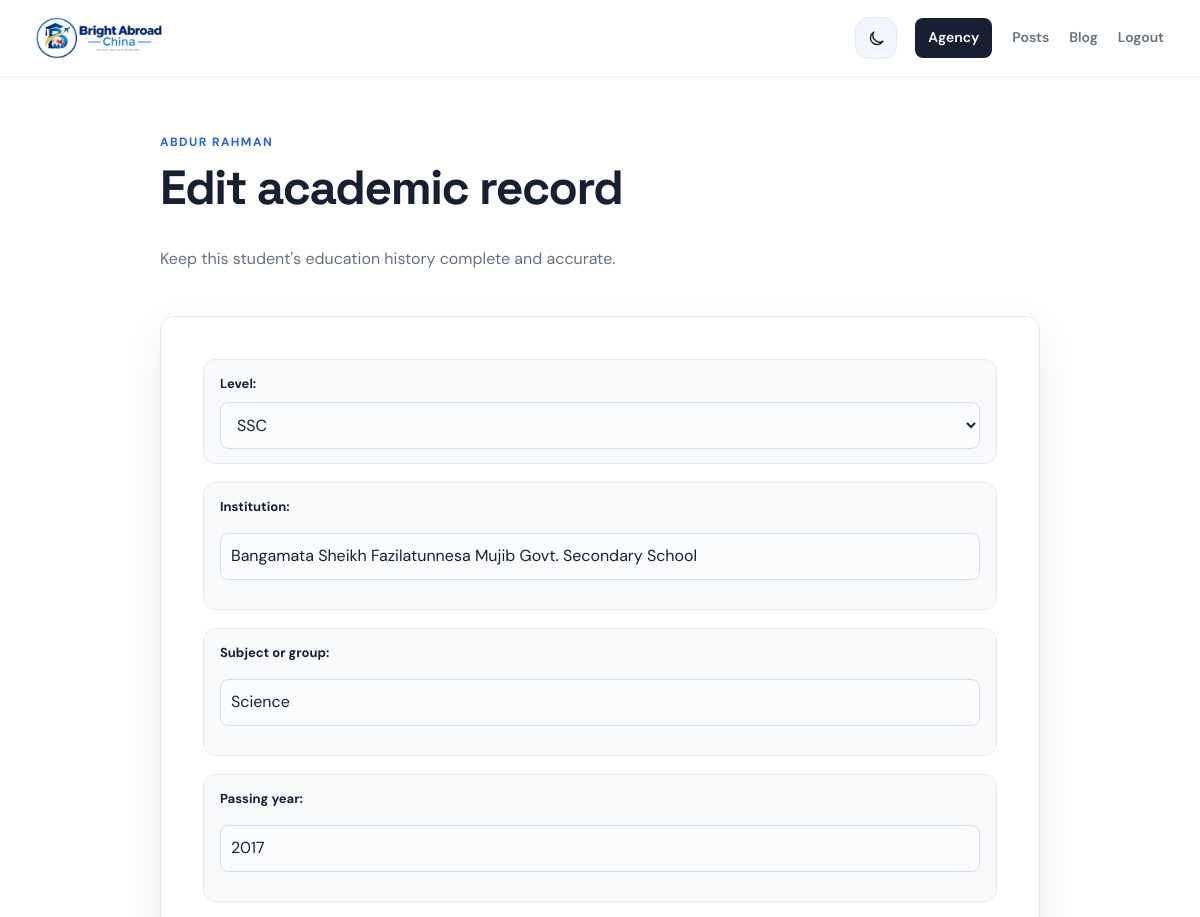
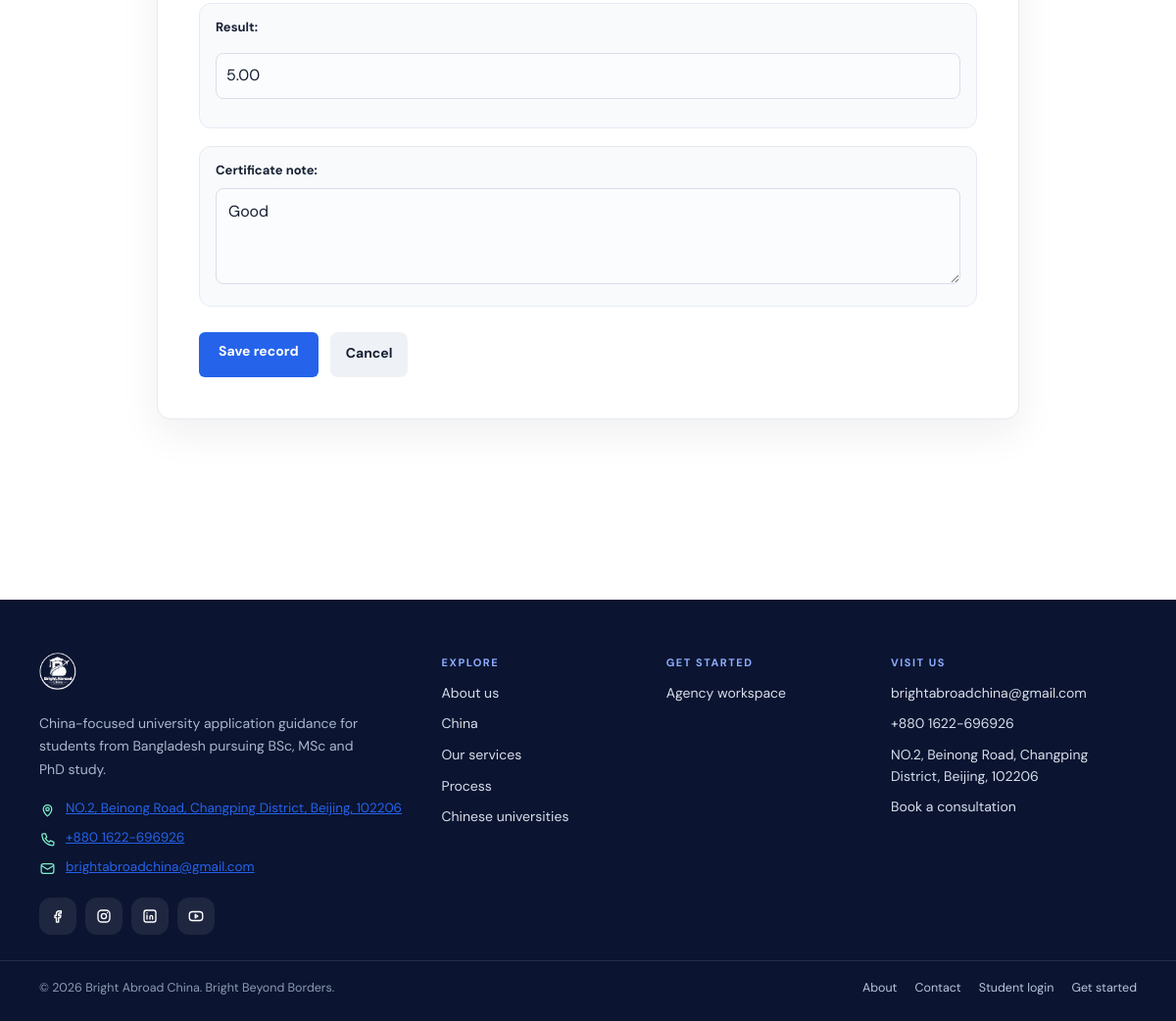
The app's page /students/agency/academic/1/edit/ (signed in) with its own data (2 pictures, top to bottom).
### students/models.py (models this page shows, shortened)
class StudentProfile(models.Model):
    GENDER_CHOICES = (
        ("male", "Male"),
        ("female", "Female"),
        ("other", "Other"),
    )
    user = models.OneToOneField(
        settings.AUTH_USER_MODEL,
        on_delete=models.CASCADE,
        related_name="student_profile"
    )
    full_name = models.CharField(
        max_length=150,
        blank=True
    )
    date_of_birth = models.DateField(
        null=True,
        blank=True
    )
    gender = models.CharField(
        max_length=20,
        choices=GENDER_CHOICES,
        blank=True
    )
    passport_number = models.CharField(
        max_length=50,
        blank=True
    )
    passport_expiry = models.DateField(
        null=True,
        blank=True
    )
    address = models.TextField(
        blank=True
    )
    city = models.CharField(
        max_length=100,
        blank=True
    )
    drive_link = models.URLField(
        blank=True
    )
    country = models.CharField(
        max_length=100,
        default="Bangladesh"
    )
    STATUS_CHOICES = (
        ("registered", "Profile Registered"),
        ("verification", "Profile Verification & File Preparation"),
        ("documents", "Document Collection & Review"),
        ("professor_outreach", "Professor Outreach & Acceptance Process (For Master's/Research Programs)"),
        ("application", "University Application In Progress"),
        ("interview", "Interview Preparation / Interview Scheduled"),
        ("offer", "Admission Offer & Official Documents Received"),
        ("visa_processing", "Visa Application Processing"),
        ("visa_approved", "Visa Approved"),
        ("pre_departure", "Pre-Departure Preparation & Ready to Fly"),
    )
    STATUS_PROGRESS = {
        "registered": 5,
        "verification": 20,
        "documents": 30,
        "professor_outreach": 30,
        "application": 40,
        "interview": 50,
        "offer": 90,
        "visa_processing": 95,
        "visa_approved": 100,
        "pre_departure": 100,
    }
    current_status = models.CharField(
        max_length=30,
        choices=STATUS_CHOICES,
        default="registered"
    )
    progress = models.PositiveIntegerField(
        default=0
    )
    next_step = models.CharField(
        max_length=255,
        blank=True
    )
    destination_country = models.CharField(
        max_length=100,
        blank=True
    )
    university = models.CharField(
        max_length=200,
        blank=True
    )
    course = models.CharField(
        max_length=200,
        blank=True
    )
    intake = models.CharField(
        max_length=100,
        blank=True
    )
    emergency_contact_name = models.CharField(
        max_length=150,
        blank=True
    )
    emergency_contact_phone = models.CharField(
        max_length=30,
        blank=True
    )
    emergency_contact_relation = models.CharField(
        max_length=100,
        blank=True
    )
    created_at = models.DateTimeField(
        auto_now_add=True
    )
    updated_at = models.DateTimeField(
        auto_now=True
    )

class AcademicRecord(models.Model):
    LEVEL_CHOICES = (
        ("ssc", "SSC"),
        ("hsc", "HSC"),
        ("diploma", "Diploma"),
        ("bachelor", "Bachelor"),
        ("master", "Master"),
        ("other", "Other"),
    )
    student = models.ForeignKey(
        StudentProfile,
        on_delete=models.CASCADE,
        related_name="academic_records"
    )
    level = models.CharField(
        max_length=20,
        choices=LEVEL_CHOICES
    )
    institution = models.CharField(
        max_length=200
    )
    subject_or_group = models.CharField(
        max_length=150,
        blank=True
    )
    passing_year = models.PositiveIntegerField(
        null=True,
        blank=True
    )
    result = models.CharField(
        max_length=50,
        blank=True
    )
    certificate_note = models.TextField(
        blank=True
    )
    created_at = models.DateTimeField(
        auto_now_add=True
    )
    updated_at = models.DateTimeField(
        auto_now=True
    )

### accounts/models.py (models this page shows, shortened)
class User(AbstractUser):
    ROLE_CHOICES = (
        ("student", "Student"),
        ("staff", "Staff"),
    )
    role = models.CharField(
        max_length=20,
        choices=ROLE_CHOICES,
        default="student"
    )
    phone = models.CharField(
        max_length=20,
        blank=True
    )

### students/views.py (the view)
# urls.py: path("agency/academic/<int:pk>/edit/", agency_academic_edit_view, name="agency_academic_edit"),
@login_required
@user_passes_test(is_staff_user)
def agency_academic_edit_view(request, pk):
    academic = get_object_or_404(AcademicRecord.objects.select_related("student"), pk=pk)
    form = AcademicRecordForm(request.POST or None, instance=academic)
    if request.method == "POST" and form.is_valid():
        form.save()
        messages.success(request, "Academic record updated successfully.")
        return redirect("agency_student_detail", pk=academic.student.id)
    return render(request, "students/agency_academic_form.html", {"form": form, "student": academic.student, "academic": academic})

### students/forms.py
class AcademicRecordForm(forms.ModelForm):
    class Meta:
        model = AcademicRecord
        fields = (
            "level",
            "institution",
            "subject_or_group",
            "passing_year",
            "result",
            "certificate_note",
        )
        widgets = {
            "certificate_note": forms.Textarea(
                attrs={
                    "rows": 3,
                    "placeholder": "Any additional information..."
                }
            ),
        }

### students/context_processors.py (called while the page is built)
def notification_context(request):
    unread_notification_count = 0
    recent_notifications = []
    user = getattr(request, "user", None)
    if user is not None and user.is_authenticated:
        profile = StudentProfile.objects.filter(
            user=user
        ).first()
        if profile is not None:
            recent_notifications = list(profile.notifications.all()[:5])
            unread_notification_count = profile.notifications.filter(
                is_read=False
            ).count()
    return {
        "unread_notification_count": unread_notification_count,
        "recent_notifications": recent_notifications,
    }

### students/views.py (called while the page is built)
def is_staff_user(user):
    return user.is_authenticated and (
        user.is_superuser or user.role == "staff"
    )

### templates/students/agency_academic_form.html (shortened to what this page needs)
{% extends "base.html" %}
{% block content %}
<div class="agency-form-layout">
    <div class="page-heading">
        <div>
            <p class="eyebrow">{{ student.full_name|default:student.user.username }}</p>
            <h1>{% if academic %}Edit academic record{% else %}Add academic record{% endif %}</h1>
            <p class="muted">Keep this student's education history complete and accurate.</p>
        </div>
    </div>
    <section class="card agency-form-card">
        <form method="POST" class="stack">
            {{ form.as_p }}
            <div class="form-actions">
                <button type="submit">{% if academic %}Save record{% else %}Add record{% endif %}</button>
                <a class="button button-secondary" href="{% url 'agency_student_detail' student.id %}">Cancel</a>
            </div>
        </form>
    </section>
</div>
{% endblock %}

### static/css/agency.css (style rules this page uses)
html { scroll-behavior: smooth; scroll-padding-top: 96px; -webkit-text-size-adjust: 100%; overflow-x: hidden !important; }
body { -webkit-tap-highlight-color: transparent; overflow-x: hidden !important; }

### templates/base.html (style rules this page uses)
:root { --ink: #172033; --muted: #667085; --line: #e6eaf0; --canvas: #ffffff; --surface: #ffffff; --blue: #2563eb; --blue-dark: #1d4ed8; --blue-soft: #eef4ff; --green: #16805b; --red: #c24149; --amber: #b7791f; --shadow: 0 14px 40px rgba(23, 32, 51, 0.07); --max-width: 1380px; --max-reading: 1380px; --brand-mint: #7ef0cd; --brand-deep: #0d1734; --radius-card: 18px; --radius-card-lg: 26px; --app-bar-height: 60px; --bottom-nav-height: calc(62px + env(safe-area-inset-bottom, 0px)); }
* { box-sizing: border-box; }
body { background: #ffffff; color: var(--ink); font-family: "DM Sans", "Segoe UI", sans-serif; line-height: 1.55; margin: 0; }
.card { background: var(--surface); border: 1px solid var(--line); border-radius: 14px; box-shadow: var(--shadow); padding: clamp(20px, 3vw, 32px); transition: border-color 180ms ease, box-shadow 180ms ease, transform 180ms ease; }
.page-heading { align-items: flex-end; display: flex; justify-content: space-between; margin-bottom: 28px; }
.eyebrow { color: var(--blue); font-size: 12px; font-weight: 700; letter-spacing: 0.12em; margin: 0 0 8px; text-transform: uppercase; }
h1, h2, h3, h4 { font-family: "Space Grotesk", sans-serif; line-height: 1.15; margin-top: 0; }
h1 { font-size: clamp(30px, 4vw, 48px); letter-spacing: -0.03em; }
p { color: var(--muted); }
a { color: var(--blue); }
.button, button { background: var(--blue); border: 0; border-radius: 8px; color: #fff; cursor: pointer; display: inline-flex; font-family: inherit; font-size: 14px; font-weight: 700; justify-content: center; padding: 11px 16px; text-decoration: none; transition: background 160ms ease, transform 160ms ease; }
.button-secondary { background: #eef1f6; color: var(--ink); }
form p { margin: 0 0 16px; }
label { color: var(--ink); display: block; font-size: 13px; font-weight: 700; margin-bottom: 6px; }
input, select, textarea { background: #fbfcfe; border: 1px solid #d8dee9; border-radius: 8px; color: var(--ink); font: inherit; padding: 11px 12px; width: 100%; }
.agency-form-card form > p, .detail-update-form > p { background: #f8fafc; border: 1px solid #e6ebf3; border-radius: 12px; margin: 0; padding: 14px 16px; }
.agency-form-card form > p > label, .detail-update-form > p > label { margin-bottom: 8px; }
.muted { color: var(--muted); }
.stack { display: grid; gap: 18px; }
.form-actions { align-items: center; display: flex; flex-wrap: wrap; gap: 12px; margin-top: 8px; }
.agency-form-card .form-actions > *, .academic-form-card .form-actions > *, .confirmation-card .form-actions > * { min-height: 46px; }
.agency-form-layout { margin: 0 auto; max-width: 880px; }
.agency-form-card { padding: clamp(22px, 4vw, 42px); }
input { width: 100%; padding: 10px; margin: 8px 0 15px; box-sizing: border-box; }
button { background: #2563eb; color: white; border: none; padding: 10px 20px; border-radius: 6px; cursor: pointer; }

### records on screen
StudentProfile: full_name "ABDUR RAHMAN"
AcademicRecord: level "SSC", institution "Bangamata Sheikh Fazilatunnesa Mujib Govt. Secondary School", subject_or_group "Science", passing_year "2017", result "5.00", certificate_note "Good"
